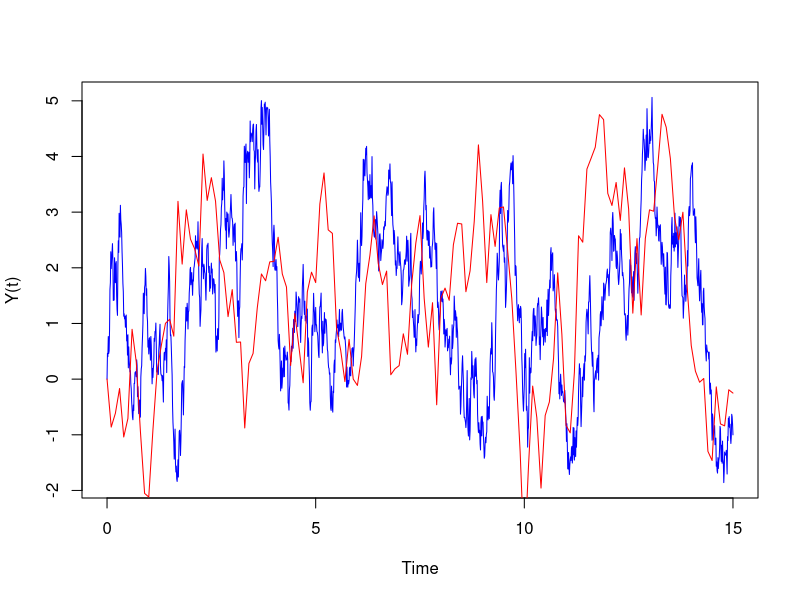
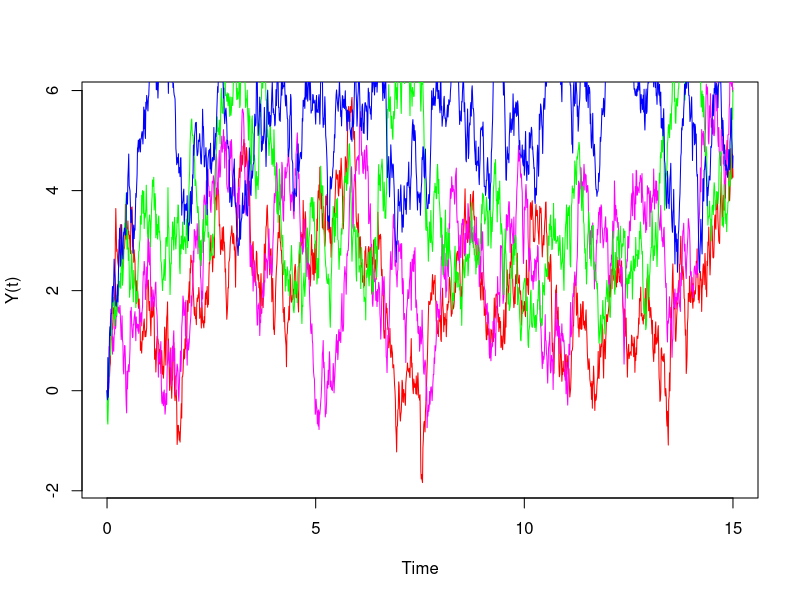
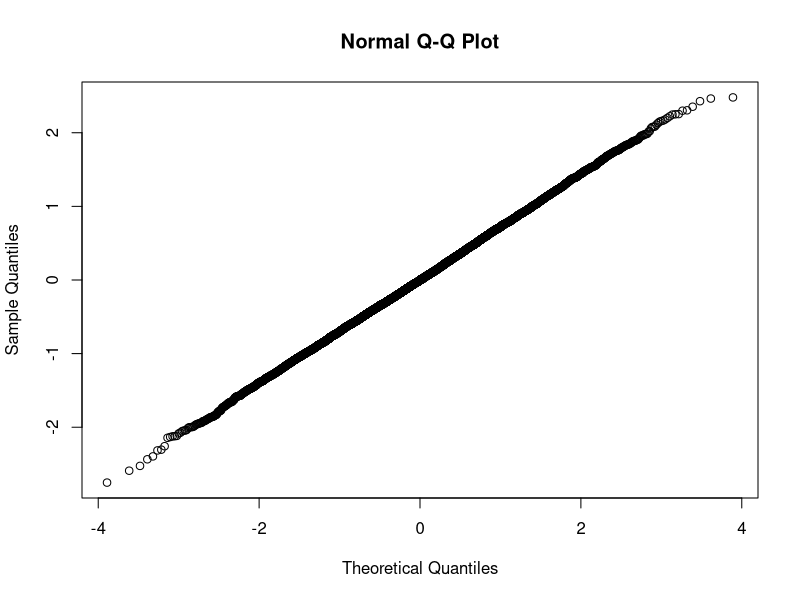
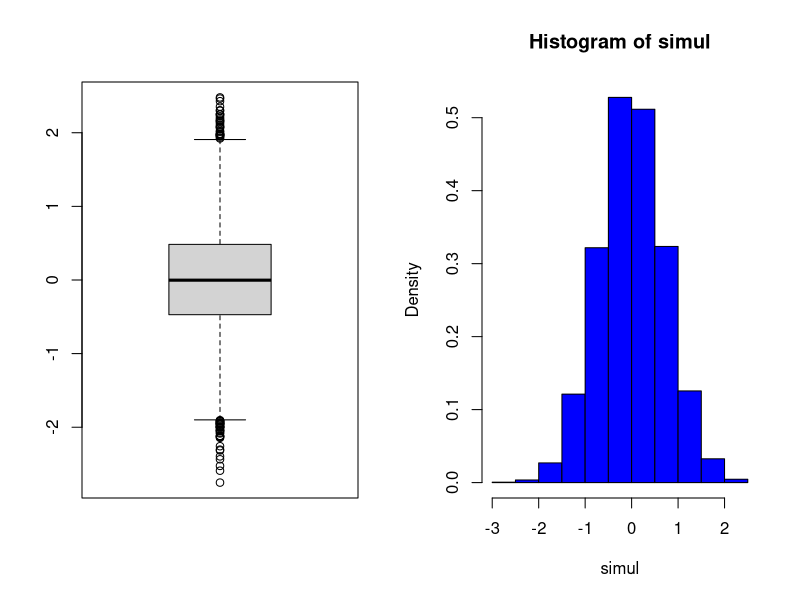
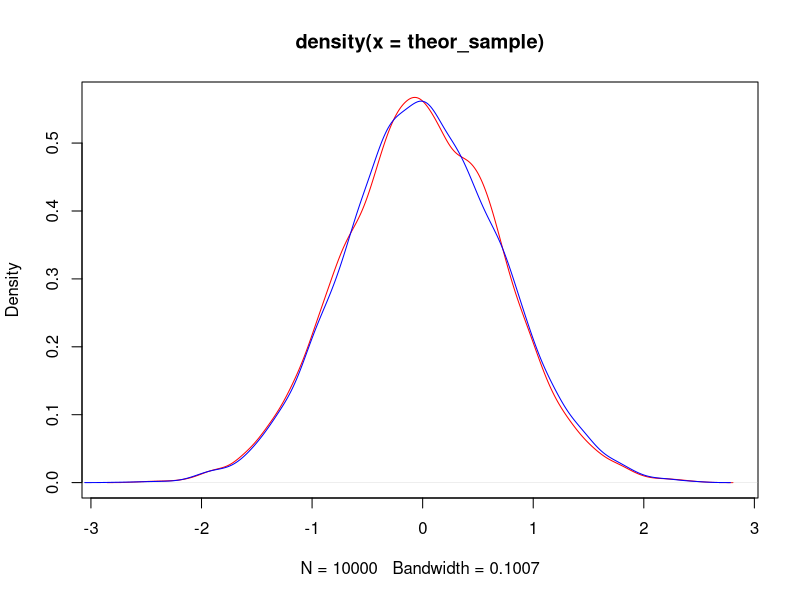

Reproduce these figures in R, in order.
##### FIRST ASSIGNMENT 

## Andrea Scalenghe - 913359
## Matteo Morabito - 918551


#Exercise 1


Yvariable <- function(beta, gamma, sigma, h) {
  Y<-vector()
  Y[1]<-0
  Z<-rnorm(T/h+1,mean=0,sd=sqrt(h))
  for(i in 2:(T/h+1)) Y[i]<- Y[i-1]-beta*(Y[i-1]-gamma)*h+sigma*Z[i-1]
  return(Y)
}

T<-15

Y_1<-Yvariable(2,1,3,0.01)
Y_2<-Yvariable(2,1,3,0.1)

plot(seq(0,T,0.01), Y_1, col = "blue", type = "l", xlab = "Time", ylab = "Y(t)")
lines(seq(0,T,0.1), Y_2, col = "red", type = "l")



#Exercise 2

X<-matrix(nrow = 1501, ncol = 4, byrow = FALSE)
g<-seq(2,5)
for(i in 2:5) {
  X[,i-1]<-Yvariable(2,i,3,0.01)
}

plot(seq(0,T,0.01), X[,1], type = "l", xlab = "Time", ylab = "Y(t)", col = "red")
lines(seq(0,T,0.01), X[,2], col = "magenta")
lines(seq(0,T,0.01), X[,3], col = "green")
lines(seq(0,T,0.01), X[,4], col = "blue")

#We can see that as gamma increases the value of the process also increases



#Exercise 3

beta<-1
gamma<-0
sigma<-1

#The theory states that Y(5) is distribuited as a normal random variable with 
#mean=0 and variance=(1-e^(-10))/2. I verify that simulating 10000 Y(5) and 
#analizing the results with the thoretical distribution.

T<-5

#Simulated random variable. We already prepare the random variable X_{2.5} for 
#the fourth exercise

simul<-c()
X_2dot5<-c()
for(i in 1:10000) {
  Y<-Yvariable(beta, gamma, sigma, 0.01)
  simul<-c(simul, Y[T/0.01+1])
  X_2dot5<-c(X_2dot5, Y[T/0.02+1])
}

simul_mean<-mean(simul)
simul_sd<-sd(simul)
#Theorical quantities

theor_mean<-gamma*(1-exp(-beta*T))
theor_sd<-sigma*sqrt(((1-exp(-2*beta*T))/(2*beta)))
theor_sample<-rnorm(10000,theor_mean,theor_sd)

#Descriptive analysis

mean_err<-abs(theor_mean-simul_mean)
sd_err<-abs(theor_sd-simul_sd)
print("Mean error of the simulated sample of size n=10000")
mean_err
print("Standard deviation error of the simulated sample of size n=10000")
sd_err

#We can also use the qqnorm function and plot an histogram and a boxplot of simul  
qqnorm(simul)
par(mfrow=c(1,2))
boxplot(simul)
hist(simul, freq = F, col = "blue")

#For a visually effective comparison we plot the two densities

par(mfrow=c(1,1))
plot(density(theor_sample), col = "red")
lines(density(simul), col = "blue")


#Exercise 4

X_5<-simul

P<-sum(X_5<X_2dot5)/10000
P 

